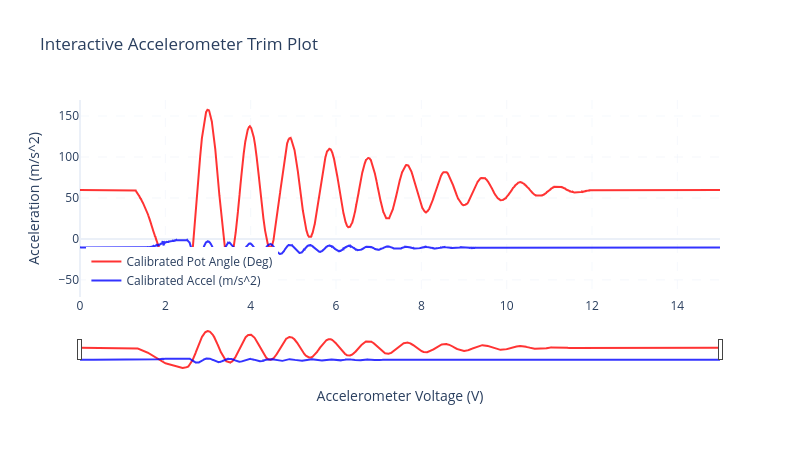

Notebook cell for this chart:
### Code cell
import plotly.graph_objects as go

# plot it at this point to confirm calibration makes sense
fig = go.Figure()

# Pot angle data
fig.add_trace(go.Scatter(
    x=time, y=angle_deg,
    mode='lines',
    name='Calibrated Pot Angle (Deg)',
    line=dict(color='red'),
    opacity=0.8,
    customdata=list(range(len(time))),
    hovertemplate='idx=%{customdata}<br>t=%{x:.4f}<br>angle=%{y:.3f} deg<extra></extra>'
))

# Accel data
fig.add_trace(go.Scatter(
    x=time, y=accel_ms2,
    mode='lines',
    name='Calibrated Accel (m/s^2)',
    line=dict(color='blue'),
    opacity=0.8,
    customdata=list(range(len(time))),
    hovertemplate='idx=%{customdata}<br>t=%{x:.4f}<br>accel=%{y:.3f} m/s^2<extra></extra>'
))

# Labels, title, legend, rangeslider for interactive trim inspection
fig.update_layout(
    title="Interactive Accelerometer Trim Plot",
    xaxis_title='Accelerometer Voltage (V)',
    yaxis_title='Acceleration (m/s^2)',
    legend=dict(x=0.01, y=0.01, xanchor='left', yanchor='bottom'),
    width=800, height=450,
    template='plotly_white',
    hovermode='x unified',
    xaxis=dict(rangeslider=dict(visible=True), showgrid=True, gridwidth=0.5, griddash='dash'),
    yaxis=dict(showgrid=True, gridwidth=0.5, griddash='dash')
)

fig.show()

### Figure 1 — Plotly figure (JSON) as saved in the notebook; plotly's stock layout.template omitted (floating-point values rounded to 4 significant figures; data arrays with more than 128 entries replaced by an {"elided": "..."} marker saying what was removed)
{"data": [{"customdata": {"elided": "15000 int values"}, "hovertemplate": "idx=%{customdata}<br>t=%{x:.4f}<br>angle=%{y:.3f} deg<extra></extra>", "line": {"color": "red"}, "mode": "lines", "name": "Calibrated Pot Angle (Deg)", "opacity": 0.8, "type": "scatter", "x": {"elided": "15000 float values"}, "y": {"elided": "15000 float values"}}, {"customdata": {"elided": "15000 int values"}, "hovertemplate": "idx=%{customdata}<br>t=%{x:.4f}<br>accel=%{y:.3f} m/s^2<extra></extra>", "line": {"color": "blue"}, "mode": "lines", "name": "Calibrated Accel (m/s^2)", "opacity": 0.8, "type": "scatter", "x": {"elided": "15000 float values"}, "y": {"elided": "15000 float values"}}], "layout": {"height": 450, "hovermode": "x unified", "legend": {"x": 0.01, "xanchor": "left", "y": 0.01, "yanchor": "bottom"}, "title": {"text": "Interactive Accelerometer Trim Plot"}, "width": 800, "xaxis": {"griddash": "dash", "gridwidth": 0.5, "rangeslider": {"visible": true}, "showgrid": true, "title": {"text": "Accelerometer Voltage (V)"}}, "yaxis": {"griddash": "dash", "gridwidth": 0.5, "showgrid": true, "title": {"text": "Acceleration (m/s^2)"}}}}
